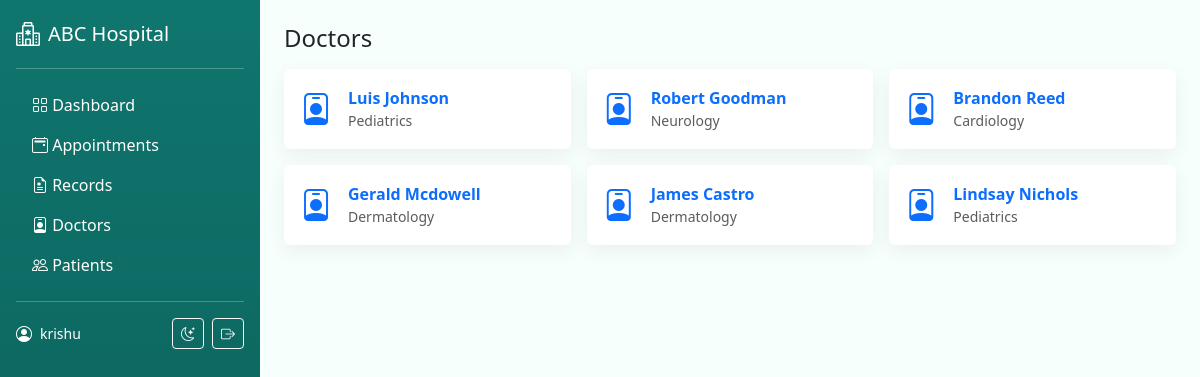
/accounts/doctors/ (signed in), run on the app's committed database.
### accounts/models.py (models this page shows, shortened)
class User(AbstractUser):
    class Roles(models.TextChoices):
        ADMIN = "ADMIN", _("Admin")
        DOCTOR = "DOCTOR", _("Doctor")
        PATIENT = "PATIENT", _("Patient")
    role = models.CharField(
        max_length=20,
        choices=Roles.choices,
        default=Roles.PATIENT,
        help_text=_("Determines the user dashboard and permissions."),
    )

class DoctorProfile(models.Model):
    user = models.OneToOneField(User, on_delete=models.CASCADE, related_name="doctor_profile")
    specialization = models.CharField(max_length=120, blank=True)
    phone = models.CharField(max_length=20, blank=True)
    room_number = models.CharField(max_length=20, blank=True)

### accounts/views.py (the view)
# urls.py: path('doctors/', views.doctors_list, name='doctors_list'),
@login_required
def doctors_list(request):
    doctors = User.objects.filter(role=User.Roles.DOCTOR).select_related('doctor_profile')
    return render(request, 'accounts/doctors_list.html', { 'doctors': doctors })

### templates/accounts/doctors_list.html (shortened to what this page needs)
{% extends 'base.html' %}
{% block content %}
<h4 class="mb-3">Doctors</h4>
<div class="row g-3">
  {% for d in doctors %}
  <div class="col-sm-6 col-lg-4">
    <div class="card p-3 h-100">
      <div class="d-flex align-items-center">
        <i class="bi bi-person-badge fs-2 text-primary me-3"></i>
        <div>
          <a class="fw-semibold text-decoration-none" href="{% url 'accounts:doctor_profile' d.id %}">{{ d.get_full_name|default:d.username }}</a>
          <div class="text-muted small">{{ d.doctor_profile.specialization }}</div>
        </div>
      </div>
    </div>
  </div>
  {% empty %}
  <div class="col-12 text-muted">No doctors found.</div>
  {% endfor %}
  </div>
{% endblock %}

### templates/base.html (shortened to what this page needs)
<!DOCTYPE html>
<html lang="en" data-bs-theme="light">
<head>
  <link href="https://cdn.jsdelivr.net/npm/bootstrap@5.3.3/dist/css/bootstrap.min.css" rel="stylesheet">
  <link href="https://cdn.jsdelivr.net/npm/bootstrap-icons@1.11.3/font/bootstrap-icons.css" rel="stylesheet">
  {% load static %}
</head>
<body>
  <div class="d-flex" style="min-height:100vh;">
    <aside class="flex-shrink-0 p-3 text-bg-dark" style="width:260px;background:linear-gradient(180deg,var(--brand),#0b5b55);">
      <a href="/" class="d-flex align-items-center mb-3 mb-md-0 me-md-auto text-white text-decoration-none">
        <i class="bi bi-hospital fs-4 me-2"></i>
        <span class="fs-5">ABC Hospital</span>
      </a>
      <hr>
      <ul class="nav nav-pills flex-column mb-auto">
        <li class="nav-item"><a href="/" class="nav-link text-white"><i class="bi bi-grid"></i> Dashboard</a></li>
        <li><a href="/appointments/" class="nav-link text-white"><i class="bi bi-calendar2-event"></i> Appointments</a></li>
        <li><a href="/records/" class="nav-link text-white"><i class="bi bi-file-earmark-medical"></i> Records</a></li>
        <li><a href="/accounts/doctors/" class="nav-link text-white"><i class="bi bi-person-badge"></i> Doctors</a></li>
        <li><a href="/accounts/patients/" class="nav-link text-white"><i class="bi bi-people"></i> Patients</a></li>
      </ul>
      <hr>
      <div class="d-flex align-items-center text-white">
        <i class="bi bi-person-circle me-2"></i>
        <div class="small">{{ user.get_full_name|default:user.username }}</div>
        <div class="ms-auto d-flex gap-2">
          <button id="themeToggle" class="btn btn-sm btn-outline-light"><i class="bi bi-moon-stars"></i></button>
          <a href="/accounts/logout/" class="btn btn-sm btn-outline-light"><i class="bi bi-box-arrow-right"></i></a>
        </div>
      </div>
    </aside>
    <main class="flex-grow-1 p-4">
      {% block content %}{% endblock %}
    </main>
  </div>
</body>
</html>

### templates/base.html (style rules this page uses)
:root { --brand: #0f766e; --brand-2:#0ea5a4; --bg:#f6fffb; }
body { background-color: var(--bg); }
.card { border: 0; box-shadow: 0 6px 20px rgba(0,0,0,0.06); }

### data on the page
User: get_full_name "krishu"
User: get_full_name "Luis Johnson", doctor_profile.specialization "Pediatrics"
User: get_full_name "Robert Goodman", doctor_profile.specialization "Neurology"
User: get_full_name "Brandon Reed", doctor_profile.specialization "Cardiology"
User: get_full_name "Gerald Mcdowell", doctor_profile.specialization "Dermatology"
User: get_full_name "James Castro", doctor_profile.specialization "Dermatology"
User: get_full_name "Lindsay Nichols", doctor_profile.specialization "Pediatrics"
